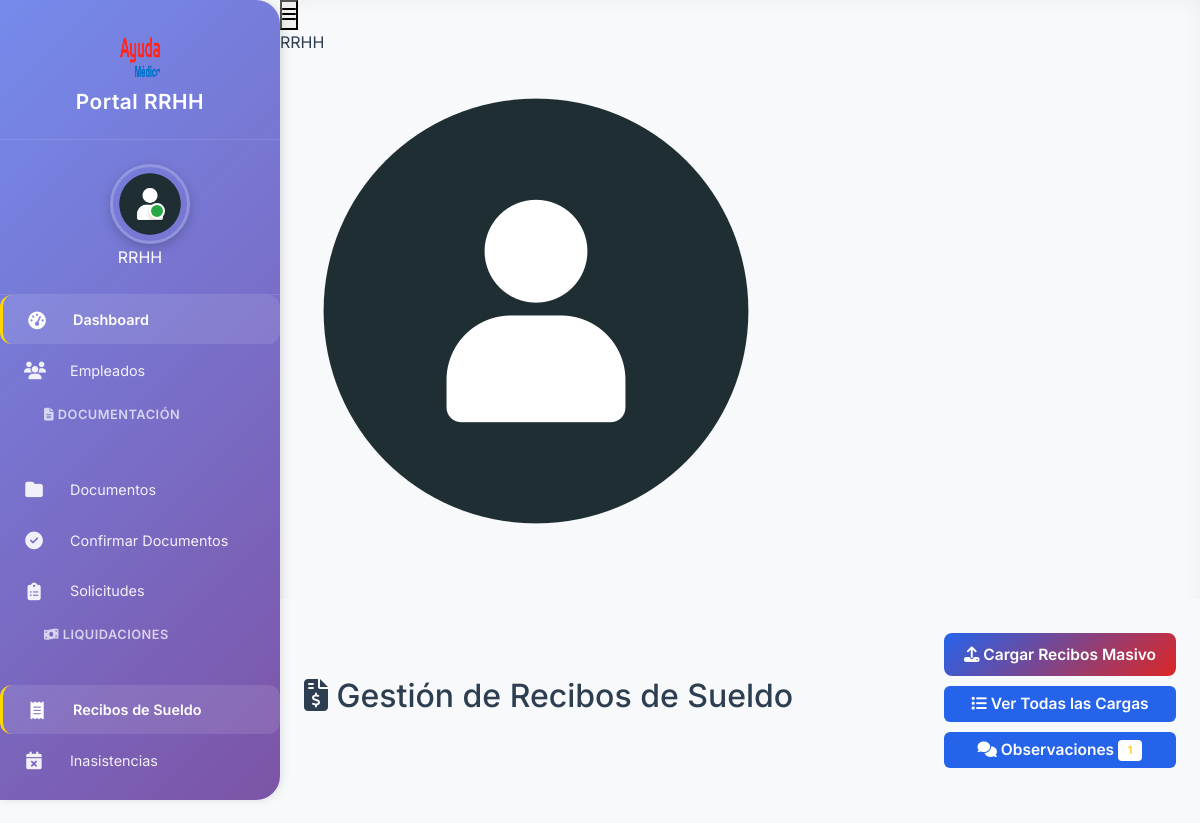
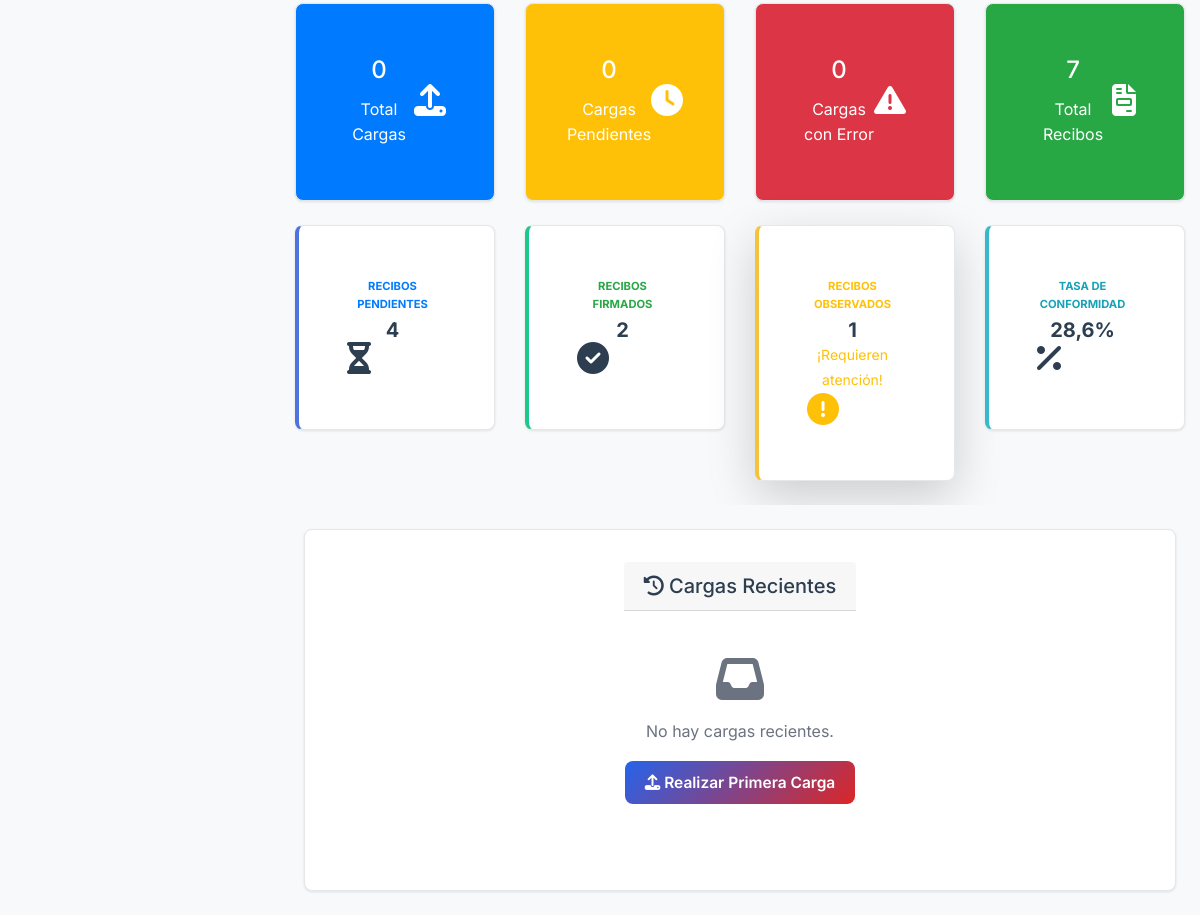
The app's page /rrhh/recibos/ (signed in), older data (2 pictures, top to bottom).
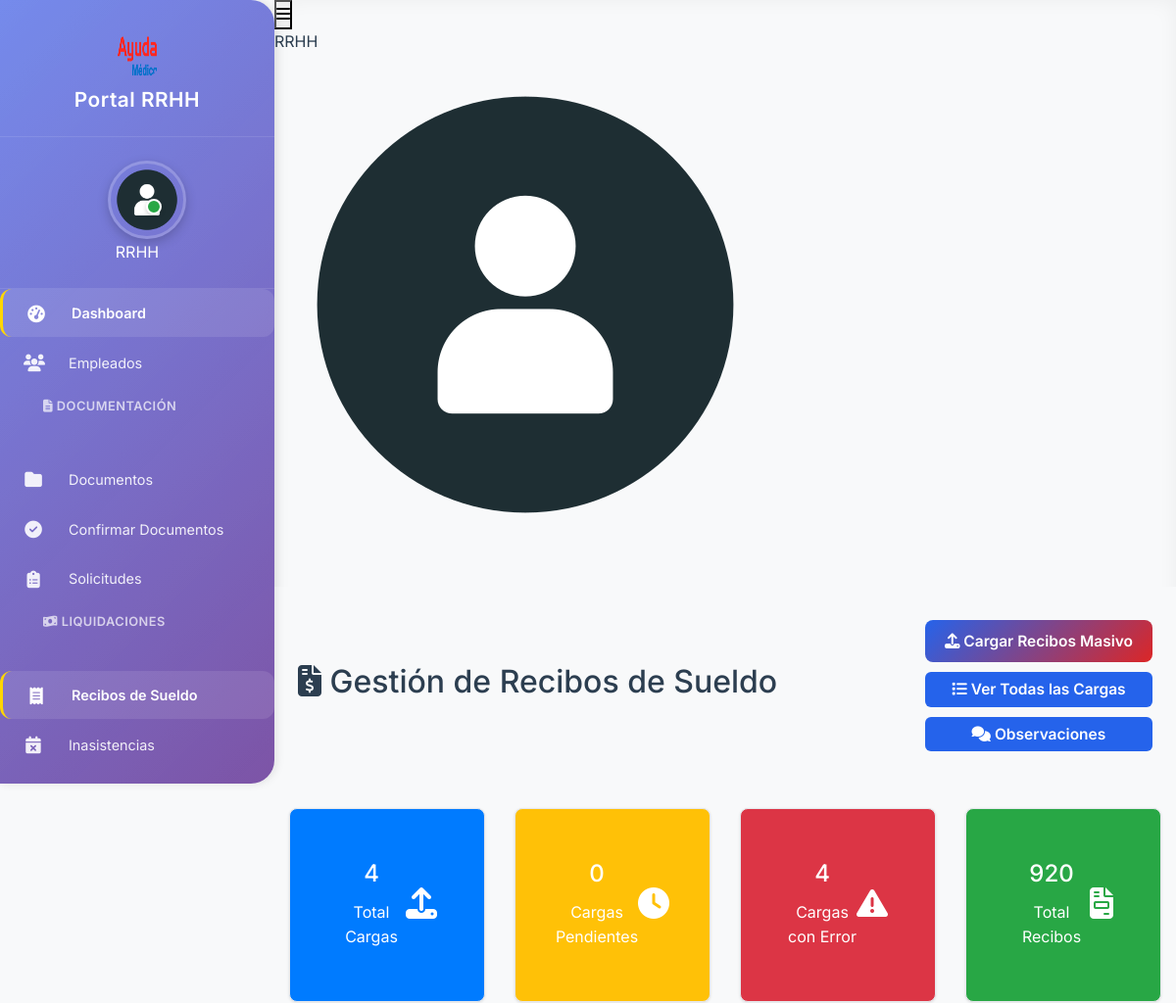
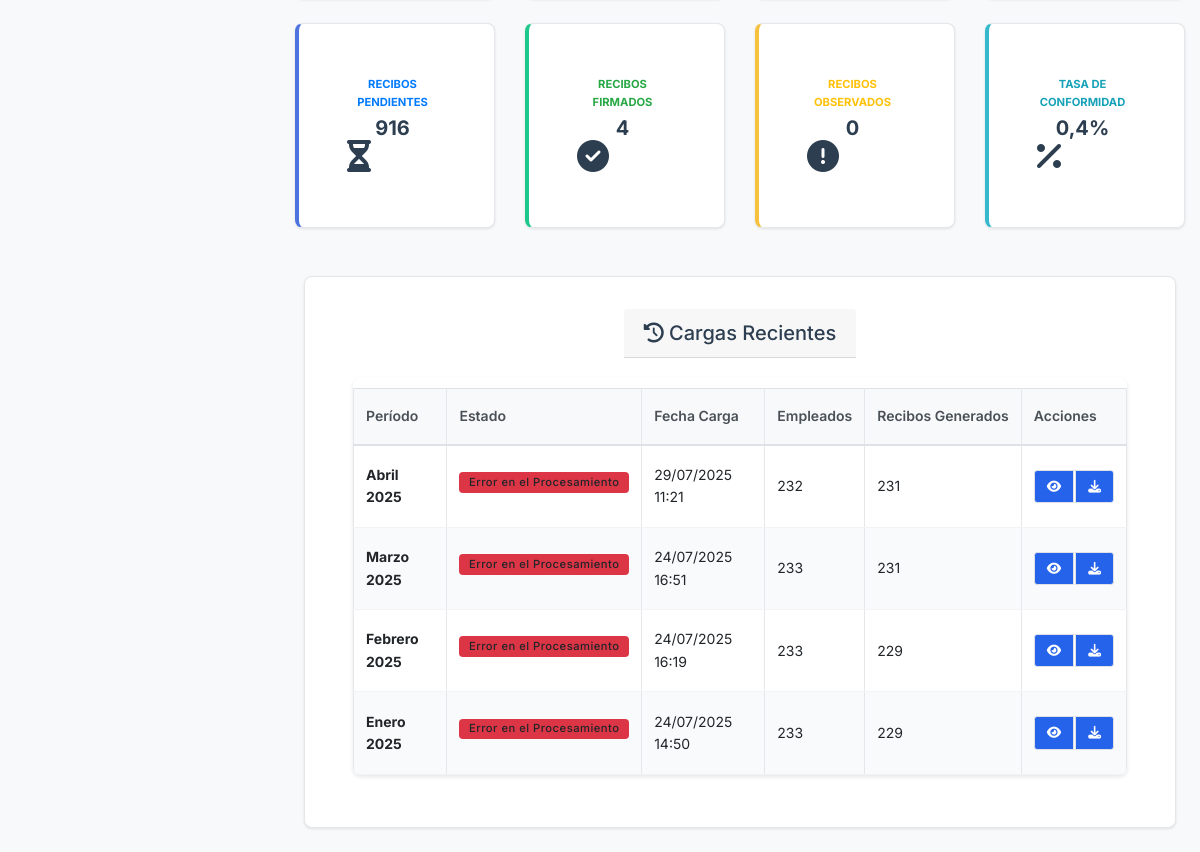
The same page, newer data (2 pictures, top to bottom).
### apps/rrhh/models.py (models this page shows, shortened)
class CargaMasivaRecibos(models.Model):
    ESTADO_CHOICES = [
        ('pendiente', 'Pendiente de Procesamiento'),
        ('procesando', 'Procesando'),
        ('completado', 'Completado'),
        ('error', 'Error en el Procesamiento'),
    ]
    PERIODO_CHOICES = [
        ('enero', 'Enero'),
        ('febrero', 'Febrero'),
        ('marzo', 'Marzo'),
        ('abril', 'Abril'),
        ('mayo', 'Mayo'),
        ('junio', 'Junio'),
        ('julio', 'Julio'),
        ('agosto', 'Agosto'),
        ('septiembre', 'Septiembre'),
        ('octubre', 'Octubre'),
        ('noviembre', 'Noviembre'),
        ('diciembre', 'Diciembre'),
    ]
    TIPO_RECIBO_CHOICES = [
        ('sueldo', 'Sueldo'),
        ('sac_1', 'SAC 1'),
        ('sac_2', 'SAC 2'),
    ]
    periodo = models.CharField(max_length=20, choices=PERIODO_CHOICES)
    anio = models.IntegerField()
    tipo_recibo = models.CharField(max_length=10, choices=TIPO_RECIBO_CHOICES, default='sueldo')
    archivo_pdf = models.FileField(upload_to='recibos_masivos/', help_text='PDF con todos los recibos del período')
    estado = models.CharField(max_length=20, choices=ESTADO_CHOICES, default='pendiente')
    fecha_carga = models.DateTimeField(auto_now_add=True)
    fecha_procesamiento = models.DateTimeField(null=True, blank=True)
    usuario_carga = models.ForeignKey(User, on_delete=models.CASCADE, related_name='cargas_recibos')
    total_empleados = models.IntegerField(default=0, help_text='Total de empleados en el sistema')
    recibos_generados = models.IntegerField(default=0, help_text='Recibos generados exitosamente')
    errores_procesamiento = models.TextField(blank=True, help_text='Errores durante el procesamiento')
    dias_vencimiento = models.IntegerField(default=30, help_text='Días para vencimiento desde la fecha de carga')
    validado = models.BooleanField(default=False, help_text='Si la carga fue validada por RRHH')
    fecha_validacion = models.DateTimeField(null=True, blank=True, help_text='Fecha cuando fue validada la carga')
    validado_por = models.ForeignKey(User, on_delete=models.SET_NULL, null=True, blank=True, related_name='cargas_validadas', help_text='Usuario que validó la carga')
    visible_empleados = models.BooleanField(default=False, help_text='Si los recibos son visibles para los empleados')
    class Meta:
        verbose_name = "Carga Masiva de Recibos"
        verbose_name_plural = "Cargas Masivas de Recibos"
        unique_together = ['periodo', 'anio', 'tipo_recibo']
        ordering = ['-fecha_carga']

### apps/rrhh/views.py (the view)
# urls.py: path('recibos/', views.RRHHRecibosView.as_view(), name='recibos_dashboard'),
class RRHHRecibosView(LoginRequiredMixin, TemplateView):
    template_name = 'rrhh/recibos/dashboard.html'
    def get_context_data(self, **kwargs):
        context = super().get_context_data(**kwargs)
        cargas_recientes = CargaMasivaRecibos.objects.all()[:5]
        total_cargas = CargaMasivaRecibos.objects.count()
        cargas_pendientes = CargaMasivaRecibos.objects.filter(estado='pendiente').count()
        cargas_error = CargaMasivaRecibos.objects.filter(estado='error').count()
        total_recibos = ReciboSueldo.objects.count()
        recibos_pendientes = ReciboSueldo.objects.filter(estado='pendiente').count()
        recibos_firmados = ReciboSueldo.objects.filter(estado='firmado').count()
        recibos_observados = ReciboSueldo.objects.filter(estado='observado').count()
        context.update({
            'cargas_recientes': cargas_recientes,
            'total_cargas': total_cargas,
            'cargas_pendientes': cargas_pendientes,
            'cargas_error': cargas_error,
            'total_recibos': total_recibos,
            'recibos_pendientes': recibos_pendientes,
            'recibos_firmados': recibos_firmados,
            'recibos_observados': recibos_observados,
        })
        return context

### apps/rrhh/templatetags/math_filters.py (called while the page is built)
@register.filter
def percentage(value, total):
    try:
        if float(total) == 0:
            return 0
        return round((float(value) / float(total)) * 100, 1)
    except (ValueError, TypeError):
        return 0

### proyecto_rrhh/context_processors.py (called while the page is built)
def empleado_info(request):
    context = {}
    if request.user.is_authenticated:
        try:
            empleado = Empleado.objects.get(user=request.user)
            context['empleado'] = empleado
            notificaciones_count = Notificacion.objects.filter(
                destinatario=empleado,
                leida=False
            ).count()
            context['notificaciones_count'] = notificaciones_count
        except Empleado.DoesNotExist:
            context['empleado'] = None
            context['notificaciones_count'] = 0
    return context

### templates/rrhh/recibos/dashboard.html (shortened to what the changed rows need)
{% extends 'rrhh/base_rrhh.html' %}
{% load crispy_forms_tags %}
{% load math_filters %}
{% block content %}
<div class="container-fluid">
    <div class="row">
        <div class="col-12">
            <div class="d-flex justify-content-between align-items-center mb-4">
                <h2><i class="fas fa-file-invoice-dollar"></i> Gestión de Recibos de Sueldo</h2>
                <div>
                    <a href="{% url 'rrhh:cargar_recibos_masivo' %}" class="btn btn-primary">
                        <i class="fas fa-upload"></i> Cargar Recibos Masivo
                    </a>
                    <a href="{% url 'rrhh:lista_cargas_masivas' %}" class="btn btn-outline-secondary">
                        <i class="fas fa-list"></i> Ver Todas las Cargas
                    </a>
                    {% if recibos_observados > 0 %}
                    <a href="{% url 'rrhh:observaciones_recibos' %}" class="btn btn-warning">
                        <i class="fas fa-comments"></i> Observaciones
                        <span class="badge bg-white text-warning">{{ recibos_observados }}</span>
                    </a>
                    {% else %}
                    <a href="{% url 'rrhh:observaciones_recibos' %}" class="btn btn-outline-warning">
                        <i class="fas fa-comments"></i> Observaciones
                    </a>
                    {% endif %}
                </div>
            </div>
        </div>
    </div>
    <div class="row mb-4">
        <div class="col-md-3">
            <div class="card bg-primary text-white">
                <div class="card-body">
                    <div class="d-flex justify-content-between">
                        <div>
                            <h4 class="card-title">{{ total_cargas }}</h4>
                            <p class="card-text">Total Cargas</p>
                        </div>
                    </div>
                </div>
            </div>
        </div>
        <div class="col-md-3">
            <div class="card bg-danger text-white">
                <div class="card-body">
                    <div class="d-flex justify-content-between">
                        <div>
                            <h4 class="card-title">{{ cargas_error }}</h4>
                            <p class="card-text">Cargas con Error</p>
                        </div>
                    </div>
                </div>
            </div>
        </div>
        <div class="col-md-3">
            <div class="card bg-success text-white">
                <div class="card-body">
                    <div class="d-flex justify-content-between">
                        <div>
                            <h4 class="card-title">{{ total_recibos }}</h4>
                            <p class="card-text">Total Recibos</p>
                        </div>
                    </div>
                </div>
            </div>
        </div>
    </div>
    <div class="row mb-4">
        <div class="col-md-3">
            <div class="card border-left-primary">
                <div class="card-body">
                    <div class="row no-gutters align-items-center">
                        <div class="col mr-2">
                            <div class="text-xs font-weight-bold text-primary text-uppercase mb-1">
                                Recibos Pendientes</div>
                            <div class="h5 mb-0 font-weight-bold text-gray-800">{{ recibos_pendientes }}</div>
                        </div>
                    </div>
                </div>
            </div>
        </div>
        <div class="col-md-3">
            <div class="card border-left-success">
                <div class="card-body">
                    <div class="row no-gutters align-items-center">
                        <div class="col mr-2">
                            <div class="text-xs font-weight-bold text-success text-uppercase mb-1">
                                Recibos Firmados</div>
                            <div class="h5 mb-0 font-weight-bold text-gray-800">{{ recibos_firmados }}</div>
                        </div>
                    </div>
                </div>
            </div>
        </div>
        <div class="col-md-3">
            <a href="{% url 'rrhh:observaciones_recibos' %}" class="text-decoration-none">
                <div class="card border-left-warning {% if recibos_observados > 0 %}shadow-lg{% endif %}">
                    <div class="card-body">
                        <div class="row no-gutters align-items-center">
                            <div class="col mr-2">
                                <div class="text-xs font-weight-bold text-warning text-uppercase mb-1">
                                    Recibos Observados</div>
                                <div class="h5 mb-0 font-weight-bold text-gray-800">{{ recibos_observados }}</div>
                                {% if recibos_observados > 0 %}
                                    <small class="text-warning">¡Requieren atención!</small>
                                {% endif %}
                            </div>
                            <div class="col-auto">
                                <i class="fas fa-exclamation-circle fa-2x {% if recibos_observados > 0 %}text-warning{% else %}text-gray-300{% endif %}"></i>
                            </div>
                        </div>
                    </div>
                </div>
            </a>
        </div>
        <div class="col-md-3">
            <div class="card border-left-info">
                <div class="card-body">
                    <div class="row no-gutters align-items-center">
                        <div class="col mr-2">
                            <div class="text-xs font-weight-bold text-info text-uppercase mb-1">
                                Tasa de Conformidad</div>
                            <div class="h5 mb-0 font-weight-bold text-gray-800">
                                {% if total_recibos > 0 %}
                                    {{ recibos_firmados|percentage:total_recibos }}%
                                {% else %}
                                    0%
                                {% endif %}
                            </div>
                        </div>
                    </div>
                </div>
            </div>
        </div>
    </div>
    <div class="row">
        <div class="col-12">
            <div class="card">
                <div class="card-body">
                    {% if cargas_recientes %}
                        <div class="table-responsive">
                            <table class="table table-hover">
                                <thead>
                                    <tr>
                                        <th>Período</th>
                                        <th>Estado</th>
                                        <th>Fecha Carga</th>
                                        <th>Empleados</th>
                                        <th>Recibos Generados</th>
                                        <th>Acciones</th>
                                    </tr>
                                </thead>
                                <tbody>
                                    {% for carga in cargas_recientes %}
                                    <tr>
                                        <td>
                                            <strong>{{ carga.get_periodo_display }} {{ carga.anio }}</strong>
                                        </td>
                                        <td>
                                            {% if carga.estado == 'completado' %}
                                                <span class="badge bg-success">{{ carga.get_estado_display }}</span>
                                            {% elif carga.estado == 'error' %}
                                                <span class="badge bg-danger">{{ carga.get_estado_display }}</span>
                                            {% elif carga.estado == 'procesando' %}
                                                <span class="badge bg-warning">{{ carga.get_estado_display }}</span>
                                            {% else %}
                                                <span class="badge bg-secondary">{{ carga.get_estado_display }}</span>
                                            {% endif %}
                                        </td>
                                        <td>{{ carga.fecha_carga|date:"d/m/Y H:i" }}</td>
                                        <td>{{ carga.total_empleados }}</td>
                                        <td>{{ carga.recibos_generados }}</td>
                                        <td>
                                            <div class="btn-group btn-group-sm">
                                                <a href="{% url 'rrhh:detalle_carga_masiva' carga.pk %}"
                                                   class="btn btn-outline-primary">
                                                    <i class="fas fa-eye"></i>
                                                </a>
                                                {% if carga.archivo_pdf %}
                                                <a href="{{ carga.archivo_pdf.url }}"
                                                   class="btn btn-outline-secondary"
                                                   target="_blank">
                                                    <i class="fas fa-download"></i>
                                                </a>
                                                {% endif %}
                                            </div>
                                        </td>
                                    </tr>
                                    {% endfor %}
                                </tbody>
                            </table>
                        </div>
                    {% else %}
                        <div class="text-center py-4">
                            <div class="text-muted">
                                <i class="fas fa-inbox fa-3x mb-3"></i>
                                <p>No hay cargas recientes.</p>
                                <a href="{% url 'rrhh:cargar_recibos_masivo' %}" class="btn btn-primary">
                                    <i class="fas fa-upload"></i> Realizar Primera Carga
                                </a>
                            </div>
                        </div>
                    {% endif %}
                </div>
            </div>
        </div>
    </div>
</div>
{% endblock %}

Row changes from the older to the newer data that the page shows:
added CargaMasivaRecibos: periodo "Abril", anio "2025", estado "Error en el Procesamiento", fecha_carga "29/07/2025 11:21", total_empleados "232", recibos_generados "231"
added CargaMasivaRecibos: periodo "Marzo", anio "2025", estado "Error en el Procesamiento", fecha_carga "24/07/2025 16:51", total_empleados "233", recibos_generados "231"
added CargaMasivaRecibos: periodo "Febrero", anio "2025", estado "Error en el Procesamiento", fecha_carga "24/07/2025 16:19", total_empleados "233", recibos_generados "229"
added CargaMasivaRecibos: periodo "Enero", anio "2025", estado "Error en el Procesamiento", fecha_carga "24/07/2025 14:50", total_empleados "233", recibos_generados "229"
Text that changed along with them:
{{ total_cargas }}: "0" → "4"
{{ cargas_error }}: "0" → "4"
{{ total_recibos }}: "7" → "920"
{{ recibos_pendientes }}: "4" → "916"
{{ recibos_firmados }}: "2" → "4"
{{ recibos_observados }}: "1" → "0"
{{ recibos_firmados|percentage:total_recibos }}: "28,6" → "0,4"
{{ recibos_observados }}: "1" → (not shown)
text no longer shown: "¡Requieren atención! No hay cargas recientes. Realizar Primera Carga"
text now shown: "Período Estado Fecha Carga Empleados Recibos Generados Acciones"
